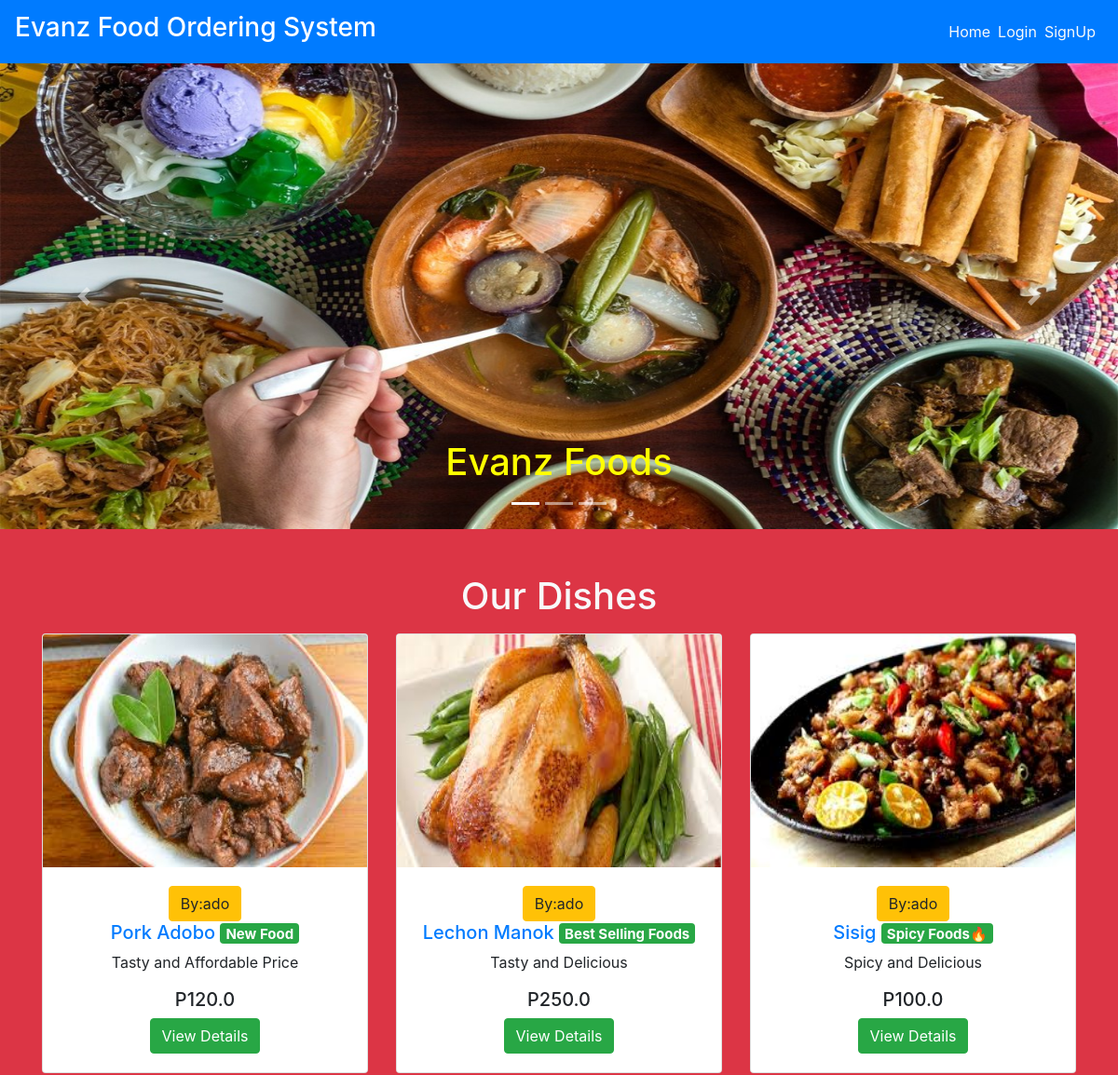
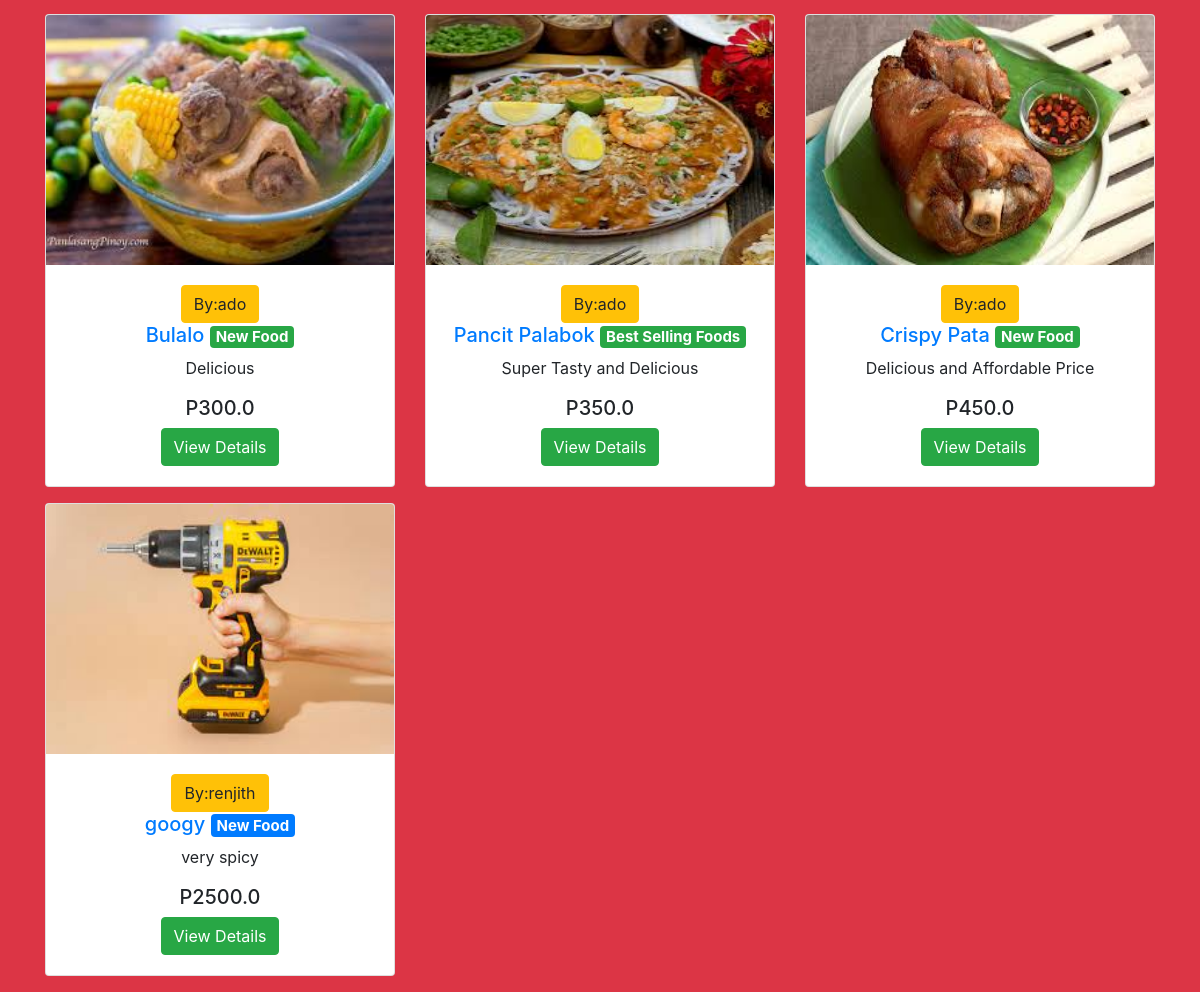
The page / on the database its author committed (2 pictures, top to bottom).
### main/models.py (models this page shows, shortened)
class Item(models.Model):
    LABELS = (
        ('Best Selling Foods', 'Best Selling Foods'),
        ('New Food', 'New Food'),
        ('Spicy Foods🔥', 'Spicy Foods🔥'),
    )
    LABEL_COLOUR = (
        ('danger', 'danger'),
        ('success', 'success'),
        ('primary', 'primary'),
        ('info', 'info'),
        ('warning', 'warning'),
    )
    title = models.CharField(max_length=150)
    description = models.CharField(max_length=250,blank=True)
    price = models.FloatField()
    pieces = models.IntegerField(default=6)
    instructions = models.CharField(max_length=250,default="Available")
    image = models.ImageField(default='default.png', upload_to='images/')
    labels = models.CharField(max_length=25, choices=LABELS, blank=True)
    label_colour = models.CharField(max_length=15, choices=LABEL_COLOUR, blank=True)
    slug = models.SlugField(default="foods")
    created_by = models.ForeignKey(User, on_delete=models.CASCADE)

### main/views.py (the view)
# urls.py: path('', MenuListView.as_view(), name='home'),
class MenuListView(ListView):
    model = Item
    template_name = 'main/home.html'
    context_object_name = 'menu_items'

### main/templates/main/home.html (shortened to what this page needs)
{% extends "main/layout.html" %}
{% block content %}
  <div class="home bg-danger">
    <div id="carouselExampleCaptions" class="carousel slide mb-5" data-ride="carousel" style="height: 500px;">
        <ol class="carousel-indicators">
          <li data-target="#carouselExampleCaptions" data-slide-to="0" class="active"></li>
          <li data-target="#carouselExampleCaptions" data-slide-to="1"></li>
          <li data-target="#carouselExampleCaptions" data-slide-to="2"></li>
        </ol>
        <div class="carousel-inner">
          <div class="carousel-item active">
            <img src="../media/garantisado.jpg" class="d-block w-100" alt="sushi1" height="500px">
            <div class="carousel-caption d-none d-md-block text-dark">
              <h1 style="color: yellow">Evanz Foods</h1>
            </div>
          </div>
        </div>
        <a class="carousel-control-prev" href="#carouselExampleCaptions" role="button" data-slide="prev">
          <span class="carousel-control-prev-icon" aria-hidden="true"></span>
        </a>
        <a class="carousel-control-next" href="#carouselExampleCaptions" role="button" data-slide="next">
          <span class="carousel-control-next-icon" aria-hidden="true"></span>
        </a>
    </div>
    <div class="container">
      <h1 class="text-center text-light mb-3">Our Dishes</h1>
      <div class="row">
        {% for item in menu_items %}
            <div class="col-sm-4">
                <div class="card mb-3" style="height: fit-content; overflow: auto;">
                  <img src="{{ item.image.url }}" style="height: 250px;">
                    <div class="card-body text-center">
                      <button class="btn btn-warning">By:{{ item.created_by }}</button>
                      <h5 class="text-center"><a href="{% url 'main:dishes' item.slug %}">{{ item.title }} </a><span class="badge badge-{{ item.label_colour }}">{{ item.labels }}</span></h5>
                      <p class="text-center">{{ item.description }}</p>
                      <h5 class="text-center">P{{ item.price }}</h5>
                      <a href="{% url 'main:dishes' item.slug %}" class="btn btn-success">View Details</a>
                    </div>
                </div>
            </div>
        {% endfor %}
      </div>
    </div>
  </div>
{% endblock content %}

### main/templates/main/layout.html (shortened to what this page needs)
{% load get_group %}
{% load static %}
<!DOCTYPE html>
<html lang="en">
<head>
    <link rel="stylesheet" href="https://maxcdn.bootstrapcdn.com/bootstrap/4.0.0/css/bootstrap.min.css">
    <link rel="stylesheet" type="text/css" href="{% static 'main/styles.css' %}">
</head>
<body>
    <nav class="navbar navbar-expand-lg navbar-dark bg-primary">
        <a class="navbar-brand" href="/"><h3>Evanz Food Ordering System</h3></a>
        <div class="collapse navbar-collapse" id="navbarNav">
            <ul class="navbar-nav ml-auto">
                    <li><a href="{% url 'main:home' %}" class="mr-2 text-light">Home</a></li>
                {% if user.is_authenticated %}
                    {% if request.user|has_group:"admin_owner" %}
                        <li><a href="{% url 'main:admin_dashboard' %}" class="mr-2 text-light">DashBoard</a></li>
                        <li>
                            <form class="logout-link" action="{% url 'accounts:logout' %}" method="post">
                                {% csrf_token %}
                                <button type="submit" class="mr-2">Logout</button>
                            </form>
                        </li>
                    {% else %}
                        <li><a href="{% url 'main:cart' %}" class="mr-2 text-light">My Cart🛒</a></li>
                        <li><a href="{% url 'main:order_details' %}" class="mr-2 text-light">Your Orders</a></li>
                        <li>
                            <form class="logout-link" action="{% url 'accounts:logout' %}" method="post">
                                {% csrf_token %}
                                <button type="submit" class="mr-2">Logout</button>
                            </form>
                        </li>
                    {% endif %}
                {% else %}
                    <li><a href="{% url 'accounts:login' %}" class="mr-2 text-light">Login</a></li>
                    <li><a href="{% url 'accounts:signup' %}" class="mr-2 text-light">SignUp</a></li>
                {% endif %}
            </ul>
        </div>
    </nav>
    <main role="main">
        {% block content %}{% endblock %}
    </main>

### rows shown on the page
Item: image (picture), created_by "ado", title "Pork Adobo", labels "New Food", description "Tasty and Affordable Price", price "120.0"
Item: image (picture), created_by "ado", title "Lechon Manok", labels "Best Selling Foods", description "Tasty and Delicious", price "250.0"
Item: image (picture), created_by "ado", title "Sisig", labels "Spicy Foods🔥", description "Spicy and Delicious", price "100.0"
Item: image (picture), created_by "ado", title "Bulalo", labels "New Food", description "Delicious", price "300.0"
Item: image (picture), created_by "ado", title "Pancit Palabok", labels "Best Selling Foods", description "Super Tasty and Delicious", price "350.0"
Item: image (picture), created_by "ado", title "Crispy Pata", labels "New Food", description "Delicious and Affordable Price", price "450.0"
Item: image (picture), created_by "renjith", title "googy", labels "New Food", description "very spicy", price "2500.0"
